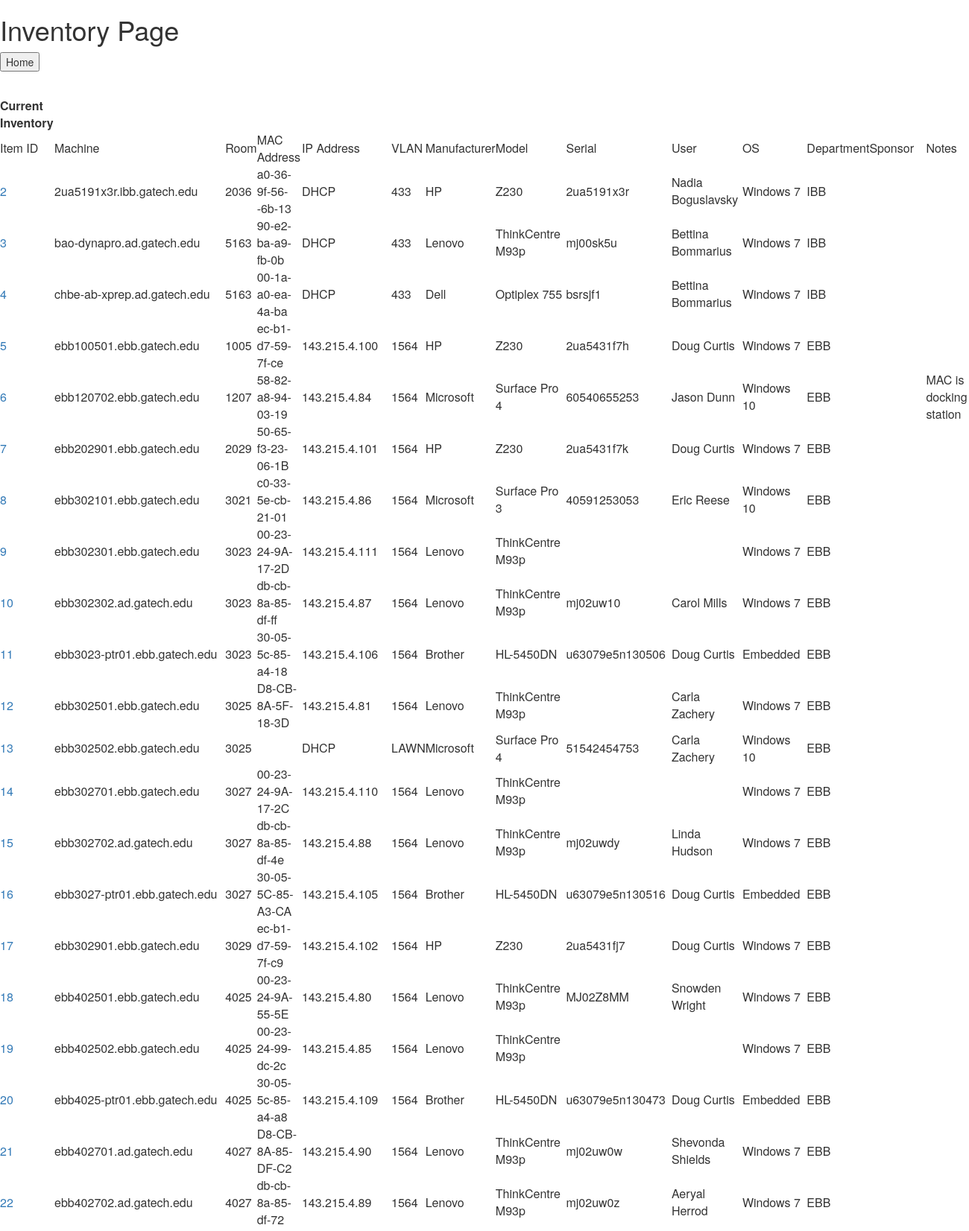
The page /itInventory/viewInventory/ (upper part) on the database its author committed.
### itInventory/models.py (models this page shows, shortened)
class inventory(models.Model):
    machine = models.CharField(max_length=100, default="Not Specified")
    room = models.CharField(max_length=100, default="Not Specified")
    mac = models.CharField(max_length=100, default="Not Specified", unique=True)
    ip = models.CharField(max_length=100, default="Not Specified")
    vlan = models.CharField(max_length=100, default="Not Specified")
    manufacturer = models.CharField(max_length=100, default="Not Specified")
    model = models.CharField(max_length=100, default="Not Specified")
    serial = models.CharField(max_length=100, default="Not Specified", unique=True)
    user = models.CharField(max_length=100, default="Not Specified")
    os = models.CharField(max_length=100, default="Not Specified")
    department = models.CharField(max_length=100, default="Not Specified")
    sponsor = models.CharField(max_length=100, default="Not Specified")
    notes = models.CharField(max_length=100, default="Not Specified")
    added = models.DateTimeField(auto_now_add=True)
    updated = models.DateTimeField(auto_now=True)

### itInventory/views.py (the view)
def viewInventory(request):
    request.session['view']=True
    t = "itInventory/viewInventory.html"
    c = {
        'a':inventory.objects.all()
    }
    return render(request, t, c)

### itInventory/templates/itInventory/viewInventory.html (shortened to what this page needs)
<link rel="stylesheet" href="https://maxcdn.bootstrapcdn.com/bootstrap/3.3.6/css/bootstrap.min.css">
<link rel="stylesheet" href="https://maxcdn.bootstrapcdn.com/bootstrap/3.3.6/css/bootstrap-theme.min.css">
<h1>Inventory Page</h1>
<form action="/itInventory/">
    <input type="submit" value="Home">
</form>
<table>
    <th>Current Inventory</th>
    <tr>
        <td>Item ID</td>
        <td>Machine</td>
        <td>Room</td>
        <td>MAC Address</td>
        <td>IP Address</td>
        <td>VLAN</td>
        <td>Manufacturer</td>
        <td>Model</td>
        <td>Serial</td>
        <td>User</td>
        <td>OS</td>
        <td>Department</td>
        <td>Sponsor</td>
        <td>Notes</td>
    </tr>
{% for item in a %}
    <tr>
        <td><a href="/itInventory/itemDetail/{{ item.id }}">{{ item.id }}</a></td>
        <td>{{ item.machine }}</td>
        <td>{{ item.room }}</td>
        <td>{{ item.mac }}</td>
        <td>{{ item.ip }}</td>
        <td>{{ item.vlan }}</td>
        <td>{{ item.manufacturer }}</td>
        <td>{{ item.model }}</td>
        <td>{{ item.serial }}</td>
        <td>{{ item.user }}</td>
        <td>{{ item.os }}</td>
        <td>{{ item.department }}</td>
        <td>{{ item.sponsor }}</td>
        <td>{{ item.notes }}</td>
    </tr>
{% endfor %}
</table>

### rows shown on the page
inventory: id "2", machine "2ua5191x3r.ibb.gatech.edu", room "2036", mac "a0-36-9f-56--6b-13", ip "DHCP", vlan "433", manufacturer "HP", model "Z230", serial "2ua5191x3r", user "Nadia Boguslavsky", os "Windows 7", department "IBB"
inventory: id "3", machine "bao-dynapro.ad.gatech.edu", room "5163", mac "90-e2-ba-a9-fb-0b", ip "DHCP", vlan "433", manufacturer "Lenovo", model "ThinkCentre M93p", serial "mj00sk5u", user "Bettina Bommarius", os "Windows 7", department "IBB"
inventory: id "4", machine "chbe-ab-xprep.ad.gatech.edu", room "5163", mac "00-1a-a0-ea-4a-ba", ip "DHCP", vlan "433", manufacturer "Dell", model "Optiplex 755", serial "bsrsjf1", user "Bettina Bommarius", os "Windows 7", department "IBB"
inventory: id "5", machine "ebb100501.ebb.gatech.edu", room "1005", mac "ec-b1-d7-59-7f-ce", ip "143.215.4.100", vlan "1564", manufacturer "HP", model "Z230", serial "2ua5431f7h", user "Doug Curtis", os "Windows 7", department "EBB"
inventory: id "6", machine "ebb120702.ebb.gatech.edu", room "1207", mac "58-82-a8-94-03-19", ip "143.215.4.84", vlan "1564", manufacturer "Microsoft", model "Surface Pro 4", serial "60540655253", user "Jason Dunn", os "Windows 10", department "EBB", notes "MAC is docking station"
inventory: id "7", machine "ebb202901.ebb.gatech.edu", room "2029", mac "50-65-f3-23-06-1B", ip "143.215.4.101", vlan "1564", manufacturer "HP", model "Z230", serial "2ua5431f7k", user "Doug Curtis", os "Windows 7", department "EBB"
inventory: id "8", machine "ebb302101.ebb.gatech.edu", room "3021", mac "c0-33-5e-cb-21-01", ip "143.215.4.86", vlan "1564", manufacturer "Microsoft", model "Surface Pro 3", serial "40591253053", user "Eric Reese", os "Windows 10", department "EBB"
inventory: id "9", machine "ebb302301.ebb.gatech.edu", room "3023", mac "00-23-24-9A-17-2D", ip "143.215.4.111", vlan "1564", manufacturer "Lenovo", model "ThinkCentre M93p", os "Windows 7", department "EBB"
inventory: id "10", machine "ebb302302.ad.gatech.edu", room "3023", mac "db-cb-8a-85-df-ff", ip "143.215.4.87", vlan "1564", manufacturer "Lenovo", model "ThinkCentre M93p", serial "mj02uw10", user "Carol Mills", os "Windows 7", department "EBB"
inventory: id "11", machine "ebb3023-ptr01.ebb.gatech.edu", room "3023", mac "30-05-5c-85-a4-18", ip "143.215.4.106", vlan "1564", manufacturer "Brother", model "HL-5450DN", serial "u63079e5n130506", user "Doug Curtis", os "Embedded", department "EBB"
inventory: id "12", machine "ebb302501.ebb.gatech.edu", room "3025", mac "D8-CB-8A-5F-18-3D", ip "143.215.4.81", vlan "1564", manufacturer "Lenovo", model "ThinkCentre M93p", user "Carla Zachery", os "Windows 7", department "EBB"
inventory: id "13", machine "ebb302502.ebb.gatech.edu", room "3025", ip "DHCP", vlan "LAWN", manufacturer "Microsoft", model "Surface Pro 4", serial "51542454753", user "Carla Zachery", os "Windows 10", department "EBB"
inventory: id "14", machine "ebb302701.ebb.gatech.edu", room "3027", mac "00-23-24-9A-17-2C", ip "143.215.4.110", vlan "1564", manufacturer "Lenovo", model "ThinkCentre M93p", os "Windows 7", department "EBB"
inventory: id "15", machine "ebb302702.ad.gatech.edu", room "3027", mac "db-cb-8a-85-df-4e", ip "143.215.4.88", vlan "1564", manufacturer "Lenovo", model "ThinkCentre M93p", serial "mj02uwdy", user "Linda Hudson", os "Windows 7", department "EBB"
inventory: id "16", machine "ebb3027-ptr01.ebb.gatech.edu", room "3027", mac "30-05-5C-85-A3-CA", ip "143.215.4.105", vlan "1564", manufacturer "Brother", model "HL-5450DN", serial "u63079e5n130516", user "Doug Curtis", os "Embedded", department "EBB"
inventory: id "17", machine "ebb302901.ebb.gatech.edu", room "3029", mac "ec-b1-d7-59-7f-c9", ip "143.215.4.102", vlan "1564", manufacturer "HP", model "Z230", serial "2ua5431fj7", user "Doug Curtis", os "Windows 7", department "EBB"
inventory: id "18", machine "ebb402501.ebb.gatech.edu", room "4025", mac "00-23-24-9A-55-5E", ip "143.215.4.80", vlan "1564", manufacturer "Lenovo", model "ThinkCentre M93p", serial "MJ02Z8MM", user "Snowden Wright", os "Windows 7", department "EBB"
inventory: id "19", machine "ebb402502.ebb.gatech.edu", room "4025", mac "00-23-24-99-dc-2c", ip "143.215.4.85", vlan "1564", manufacturer "Lenovo", model "ThinkCentre M93p", os "Windows 7", department "EBB"
inventory: id "20", machine "ebb4025-ptr01.ebb.gatech.edu", room "4025", mac "30-05-5c-85-a4-a8", ip "143.215.4.109", vlan "1564", manufacturer "Brother", model "HL-5450DN", serial "u63079e5n130473", user "Doug Curtis", os "Embedded", department "EBB"
inventory: id "21", machine "ebb402701.ad.gatech.edu", room "4027", mac "D8-CB-8A-85-DF-C2", ip "143.215.4.90", vlan "1564", manufacturer "Lenovo", model "ThinkCentre M93p", serial "mj02uw0w", user "Shevonda Shields", os "Windows 7", department "EBB"
inventory: id "22", machine "ebb402702.ad.gatech.edu", room "4027", mac "db-cb-8a-85-df-72", ip "143.215.4.89", vlan "1564", manufacturer "Lenovo", model "ThinkCentre M93p", serial "mj02uw0z", user "Aeryal Herrod", os "Windows 7", department "EBB"
